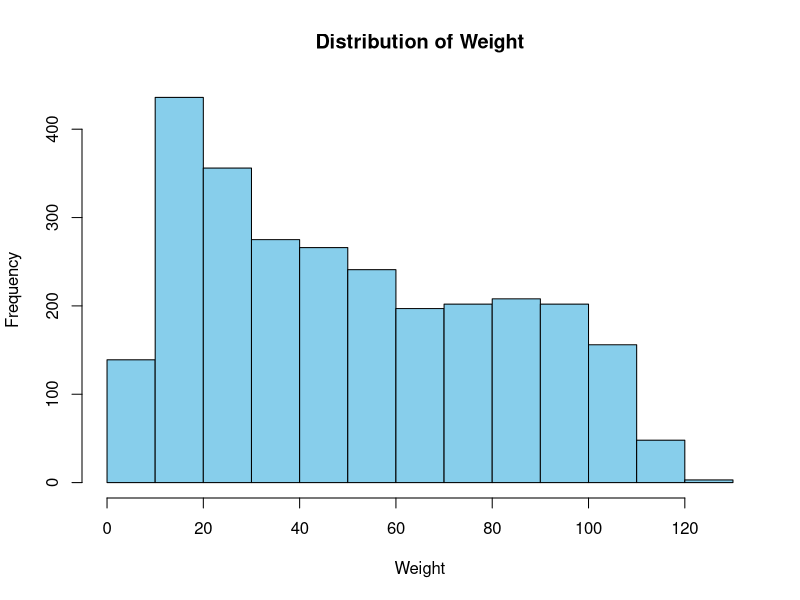
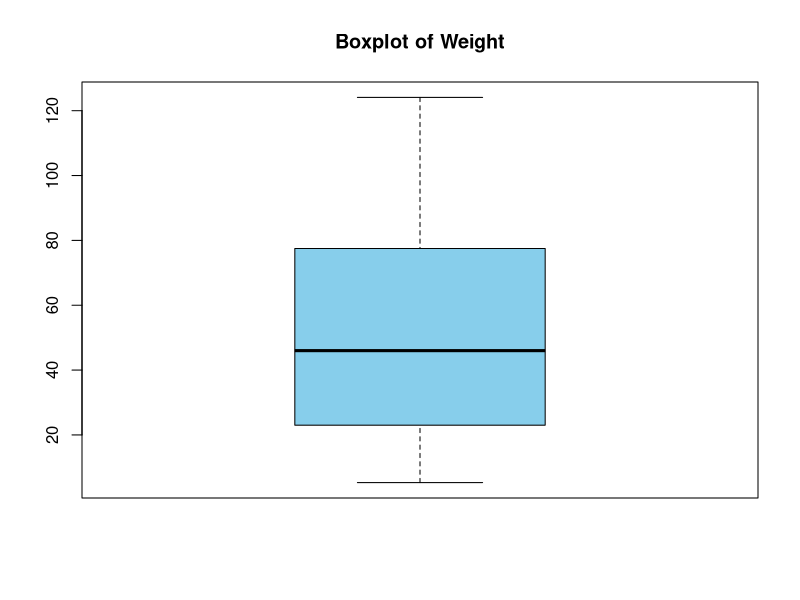
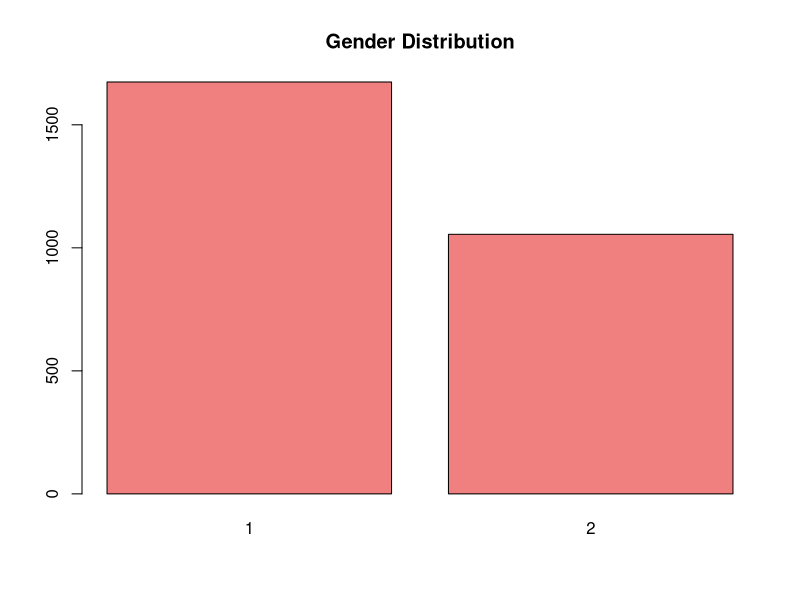
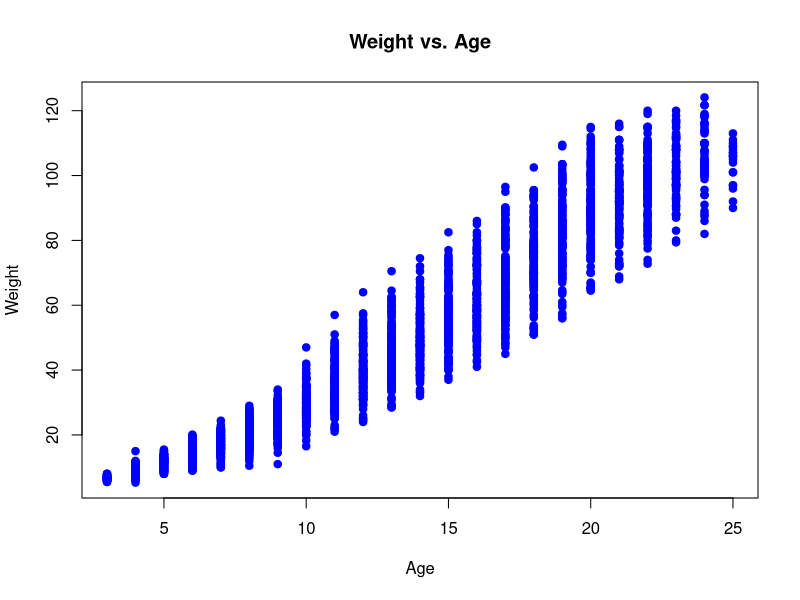
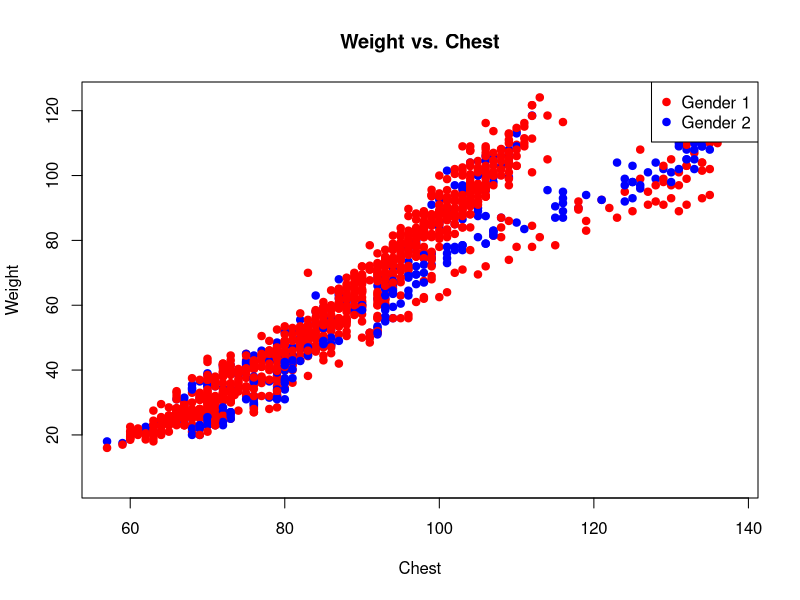
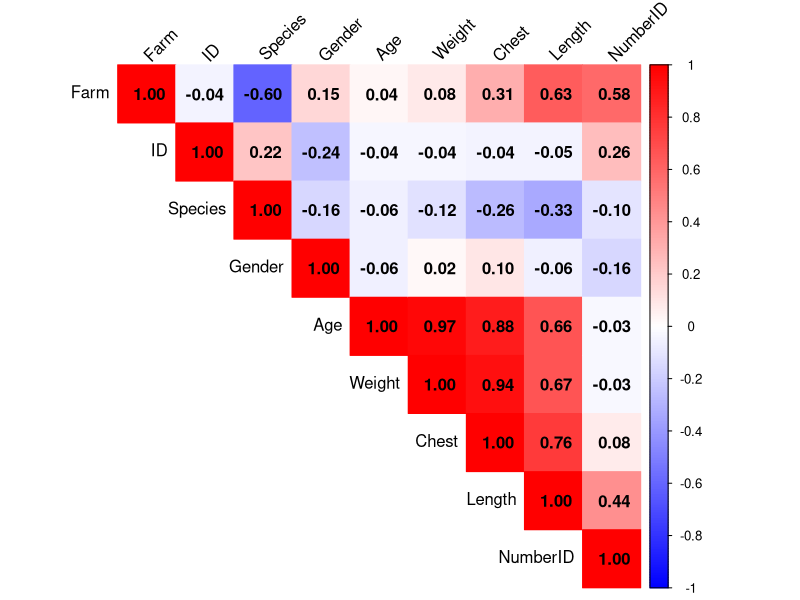
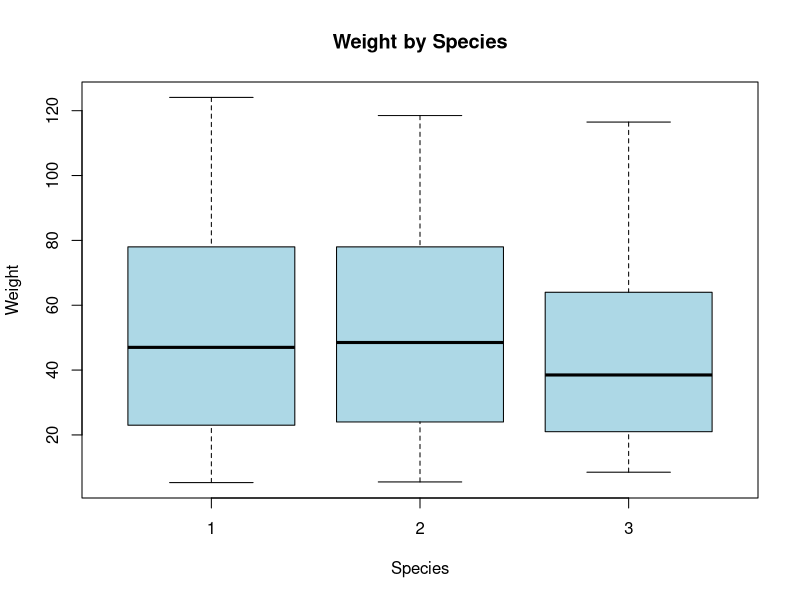

R code for these plots, in order:
## ---- chunk 1
rm(list=ls())
graphics.off()
## ---- chunk 2
train=read.csv("pig_data_proj/train1.csv",sep=",")
head(train)
## ---- chunk 3
summary(train)
str(train)
## ---- chunk 4
colSums(is.na(train)) 
## ---- chunk 5
hist(train$Weight, main="Distribution of Weight", xlab="Weight", col="skyblue")
boxplot(train$Weight, main="Boxplot of Weight", col="skyblue")
## ---- chunk 6
mean(train$Weight, na.rm = TRUE)
sd(train$Weight, na.rm = TRUE)
## ---- chunk 7
table(train$Species)
barplot(table(train$Gender), main="Gender Distribution", col="lightcoral")
## ---- chunk 8
plot(train$Age, train$Weight, main="Weight vs. Age", xlab="Age", ylab="Weight", col="blue", pch=19)
## ---- chunk 9
# Scatter plot with conditional colors based on Gender
plot(train$Chest, train$Weight, 
     main = "Weight vs. Chest", 
     xlab = "Chest", 
     ylab = "Weight", 
     col = ifelse(train$Gender == 1, "red", "blue"), 
     pch = 19)

# Add legend
legend("topright", legend = c("Gender 1", "Gender 2"), 
       col = c("red", "blue"), pch = 19)
## ---- chunk 10
# Calculate correlation matrix for numeric columns only
numeric_data <- train[, sapply(train, is.numeric)]
cor_matrix <- cor(numeric_data, use = "complete.obs")
## ---- chunk 11
library(corrplot)

# Plot the correlation matrix as a heatmap
corrplot(cor_matrix, method = "color", type = "upper", 
         tl.col = "black", tl.srt = 45,
         addCoef.col = "black", # Shows correlation coefficient values
         col = colorRampPalette(c("blue", "white", "red"))(200)) # Color scale
## ---- chunk 12
boxplot(train$Weight ~ train$Species, main = "Weight by Species", xlab = "Species", ylab = "Weight", col = "lightblue")
